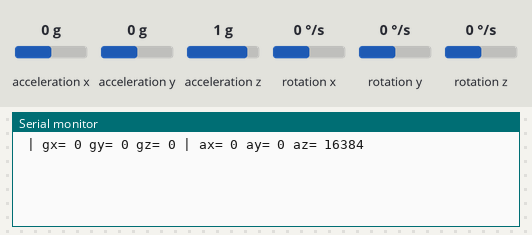
Recording of a sketch running on a simulated Arduino Leonardo, built with avr-gcc and run on an emulated ATmega32U4. Shown: the last lines printed to the serial monitor. The test bench sets the inputs (shaded band); at power-on: acceleration x 0 g, acceleration y 0 g, acceleration z 1 g, rotation x 0 °/s, rotation y 0 °/s, rotation z 0 °/s.

Above: at 1.2 s.
1.3 s: acceleration x set to -1.4 g
At 5.5 s:
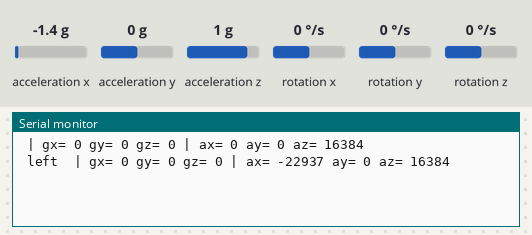
6.5 s: acceleration y set to -1.4 g
At 10.8 s:
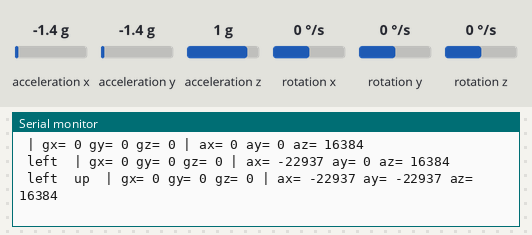
11.5 s: acceleration x set to 0 g
At 16.0 s:
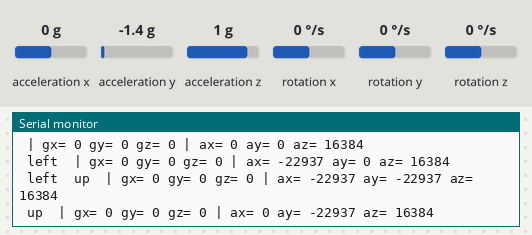
16.5 s: acceleration y set to 0.8 g
At 21.2 s:
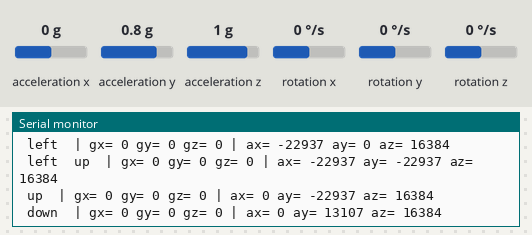
21.5 s: acceleration x set to -0.8 g
At 26.2 s:
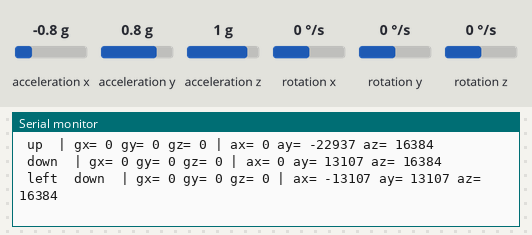
26.5 s: acceleration x set to 0.8 g
At 30.5 s:
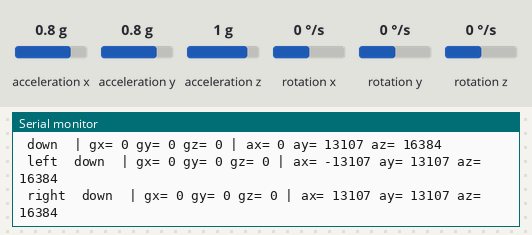

The sketch:

CalibrationCode.ino
```cpp
#include <MPU6050.h>
#include <helper_3dmath.h>
#include <Wire.h>
#include <Mouse.h>
#include <I2Cdev.h>

MPU6050 mpu;
int16_t ax, ay, az, gx, gy, gz;
int vx, vy;
int Nwrong=1;

void setup() {
  Nwrong=1;
  Serial.begin(9600);
  Wire.begin();
  mpu.initialize();
  while(Nwrong!=0){
    if (!mpu.testConnection()) {
        Serial.print(" –> Wrong connection number: ");
        Serial.print(Nwrong);
        Nwrong++;
        delay(1000);
    } else{
        Nwrong=0;
    }
  }
}

void up(){
  Serial.print(" up ");
}
void down(){
  Serial.print(" down ");
}
void left(){
  Serial.print(" left ");
}
void right(){
  Serial.print(" right ");
}
void rightclick(){
    Serial.print(" RightClick ");
}
void leftclick(){
    Serial.print(" LeftClick ");
}

void loop() {
  mpu.getMotion6(&ax, &ay, &az, &gx, &gy, &gz);

  if(ax>=5000){                          //calibration line
    right(); //maybe 15000
  }
  if(ax<=-9000){                         //calibration line
    left();
  }
  if(ay<=-8000){                          //calibration line
    up();
  }
  if(ay>=10000){                          //calibration line
    down();
  }

// Sets the right click with a sprint up and the left click with a sprint down
/*
  if(gy>=20000){                         //calibration line
    rightclick();
    delay(100);
  }
  if(gy<=-20000){                        //calibration line
    leftclick();
    delay(100);
  }
*/

  Serial.print(" | gx= ");
  Serial.print(gx);
  Serial.print(" gy= ");
  Serial.print(gy);
  Serial.print(" gz= ");
  Serial.print(gz);

  Serial.print(" | ax= ");
  Serial.print(ax);
  Serial.print(" ay= ");
  Serial.print(ay);
  Serial.print(" az= ");
  Serial.print(az);
  Serial.print("\n");

  delay(5000);
}
```

Measured:
- after the input at 1.3 s, the serial monitor: prints a new line after 3.7 s (image 1)
- after the input at 6.5 s, the serial monitor: prints a new line after 3.5 s (image 2)
- after the input at 11.5 s, the serial monitor: prints a new line after 3.5 s (image 3)
- after the input at 16.5 s, the serial monitor: prints a new line after 3.5 s (image 4)
- after the input at 21.5 s, the serial monitor: prints a new line after 3.5 s (image 5)
- after the input at 26.5 s, the serial monitor: prints a new line after 3.5 s (image 6)
